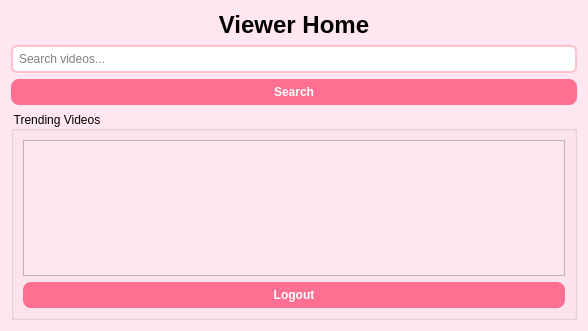
<?xml version="1.0" encoding="UTF-8"?>
<ui version="4.0">
 <class>HomePage</class>
 <widget class="QWidget" name="HomePage">
  <property name="geometry">
   <rect>
    <x>0</x>
    <y>0</y>
    <width>588</width>
    <height>331</height>
   </rect>
  </property>
  <property name="windowTitle">
   <string>VibeTube - Home Page</string>
  </property>
  <property name="styleSheet">
   <string notr="true">
QWidget {
    background-color: #FFE6F0;
    color: black; 
}
QPushButton {
    background-color: #FF6F91;
    color: white;
    font-weight: bold;
    border-radius: 8px;
    padding: 6px 12px;
}
QPushButton:hover {
    background-color: #FF9AA2;
}
QLineEdit, QComboBox {
    background-color: #FFFFFF;
    border: 2px solid #FFC1CC;
    border-radius: 6px;
    padding: 4px;
}
   </string>
  </property>
  <layout class="QVBoxLayout" name="mainLayout">
   <item>
    <widget class="QLabel" name="labelTitle">
     <property name="styleSheet">
      <string notr="true">font-size: 18pt; font-weight: bold; color: black;</string>
     </property>
     <property name="text">
      <string>Viewer Home</string>
     </property>
     <property name="alignment">
      <set>Qt::AlignCenter</set>
     </property>
    </widget>
   </item>
   <item>
    <widget class="QLineEdit" name="searchInput">
     <property name="placeholderText">
      <string>Search videos...</string>
     </property>
    </widget>
   </item>
   <item>
    <widget class="QPushButton" name="btnSearch">
     <property name="text">
      <string>Search</string>
     </property>
    </widget>
   </item>
   <item>
    <widget class="QGroupBox" name="groupTrending">
     <property name="title">
      <string>Trending Videos</string>
     </property>
     <layout class="QVBoxLayout" name="layoutTrending">
      <item>
       <widget class="QListWidget" name="listTrending"/>
      </item>
      <item>
       <widget class="QPushButton" name="btnLogout">
        <property name="text">
         <string>Logout</string>
        </property>
       </widget>
      </item>
     </layout>
    </widget>
   </item>
  </layout>
 </widget>
 <resources/>
 <connections/>
</ui>
